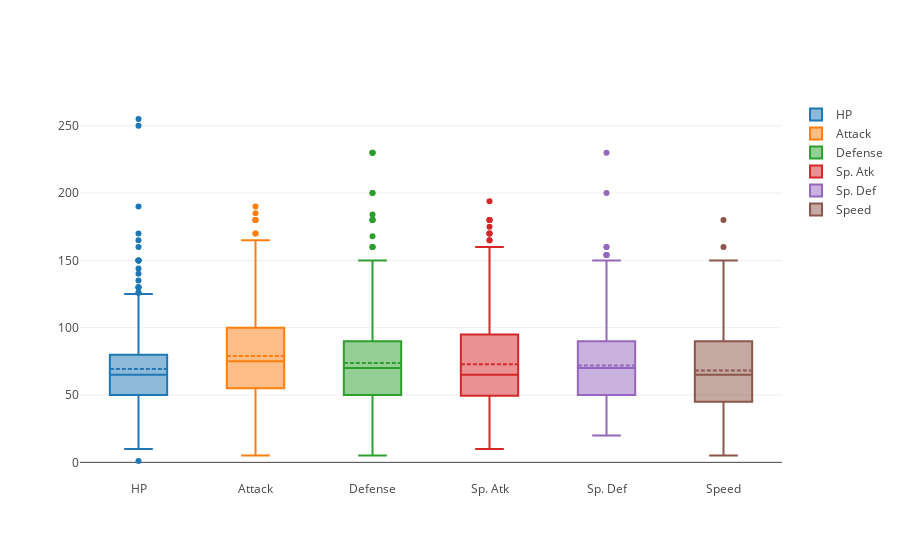

Source (notebook cell):
### Code cell
trace0 = go.Box(y=data["HP"],name="HP", boxmean=True)
trace1 = go.Box(y=data["Attack"],name="Attack", boxmean=True)
trace2 = go.Box(y=data["Defense"],name="Defense", boxmean=True)
trace3 = go.Box(y=data["Sp. Atk"],name="Sp. Atk", boxmean=True)
trace4 = go.Box(y=data["Sp. Def"],name="Sp. Def", boxmean=True)
trace5 = go.Box(y=data["Speed"],name="Speed", boxmean=True)
dat = [trace0, trace1, trace2,trace3, trace4, trace5]
iplot(dat)

### Figure 1 — Plotly figure (JSON) as saved in the notebook; plotly's stock layout.template omitted (floating-point values rounded to 4 significant figures; data arrays with more than 128 entries replaced by an {"elided": "..."} marker saying what was removed)
{"data": [{"boxmean": true, "name": "HP", "type": "box", "uid": "9fbc0c64-4f12-11e9-8807-f302bccaac5f", "y": {"elided": "800 int values"}}, {"boxmean": true, "name": "Attack", "type": "box", "uid": "9fbc0e1c-4f12-11e9-8807-f302bccaac5f", "y": {"elided": "800 int values"}}, {"boxmean": true, "name": "Defense", "type": "box", "uid": "9fbc0ed0-4f12-11e9-8807-f302bccaac5f", "y": {"elided": "800 int values"}}, {"boxmean": true, "name": "Sp. Atk", "type": "box", "uid": "9fbc0f52-4f12-11e9-8807-f302bccaac5f", "y": {"elided": "800 int values"}}, {"boxmean": true, "name": "Sp. Def", "type": "box", "uid": "9fbc0fc0-4f12-11e9-8807-f302bccaac5f", "y": {"elided": "800 int values"}}, {"boxmean": true, "name": "Speed", "type": "box", "uid": "9fbc1038-4f12-11e9-8807-f302bccaac5f", "y": {"elided": "800 int values"}}], "layout": {}}
